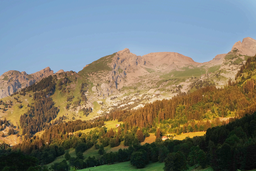
#> input picture 1007.png, 256 x 171 px, shrunk from 1600 x 1066 before the run
$ jupyter execute stegano.ipynb   (shell and % lines are left out)
#> lines starting #> are read from the running program, lines starting #| are printed output that depends on the picture
# **Лабораторная работа "Стеганография"**

[cell 1]
import cv2
import numpy as np
import matplotlib.pyplot as plt

## Разбиение изображения на биты

Каждый пиксель изображения содержит три цветовых канала `RGB`, где каждый канал представлен 8-битным числом от 0 до 255. Метод `LSB` использует младшие биты этих каналов для скрытия данных.

Например, если мы шифруем информацию двумя битами, то наш текст будет храниться в последних двух битах оригинального изображения до шифрования.

Возьмем пиксель со значениями:

- Красный канал: 173 (в двоичной системе `10101101`)
- Зеленый канал: 210 (`11010010`)
- Синий канал: 95 (`01011111`)

Если мы хотим спрятать символ `"A"`, который в бинарном виде выглядит как `01000001`, мы разбиваем его на четыре двухбитных фрагмента: `01`, `00`, `00`, `01`. Затем подставляем эти фрагменты вместо двух младших битов в цветовых каналах:

После внедрения получаем:

- Красный: `10101101` → `10101101` (без изменений, так как последние два бита уже `01`)
- Зеленый: `11010010` → `11010000` (последние два бита заменены на `00`)
- Синий: `01011111` → `01011101` (последние два бита заменены на `01`)

Таким образом, мы спрятали весь символ `"A"` всего в одном пикселе, используя по два младших бита из каждого цветового канала.

[cell 2]
# Путь к фотографии
path_image = '../1007.png'

image = cv2.imread(path_image)
#> image is the input picture: shape (171, 256, 3); mean B, G, R 112.3, 123.4, 123.9
image_rgb = cv2.cvtColor(image, cv2.COLOR_BGR2RGB)

[cell 3]
plt.imshow(image_rgb)
plt.title("Зашифрованное изображение")
plt.xticks([])
plt.yticks([])
plt.show()

Создаем битовые плоскости изображения:

- Каждый пиксель раскладываем на 8 бит
- Для n-го бита строится бинарная матрица:
- - Если n-й бит = 1 → черный пиксель
- - Если n-й бит = 0 → белый пиксель

Таким образом получаем `3n` монохромных изображений, где каждое показывает распределение конкретного бита по всему изображению. Младшие биты (LSB) обычно выглядят как случайный шум, а старшие содержат основную структурную информацию изображения.

[cell 4]
colors = {0: 'red', 1: 'green', 2: 'blue'}

def rastr(image: np.ndarray, color: int, bit: int) -> np.ndarray:
    ysize, xsize = image.shape[:2]
    image_result = np.zeros((ysize, xsize))

    for i in range(ysize):
        for j in range(xsize):
            image_result[i][j] = image[i][j][color] & bit
    return image_result

[cell 5]
bit_max = 8

plt.figure(figsize=(40,80))
for bit in range(bit_max):
    for color_idx, color_name in colors.items():
        plt.subplot(bit_max, 3, bit * 3 + color_idx + 1)

        plt.title(f"Бит: {bit}\nЦвет: {color_name}")
        plt.imshow(rastr(image_rgb, color_idx, bit), cmap='gray')
        plt.xticks([])
        plt.yticks([])

plt.show()
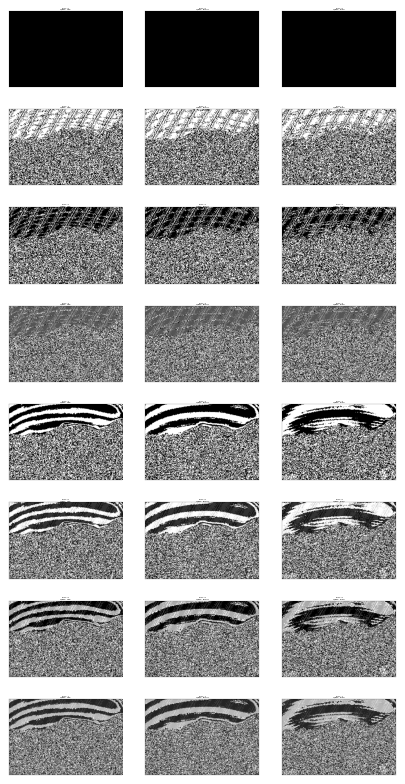
#> figure drawn by matplotlib, 24 panels

[cell 6]
color_temp, bit_temp = 1, 2

plt.title(f"Бит: {bit_temp}\nЦвет: {colors.get(color_temp)}")
plt.imshow(rastr(image_rgb, color_temp, bit_temp), cmap='gray')
#> after the loop in rastr (call 25), `for i in range(ysize):`:
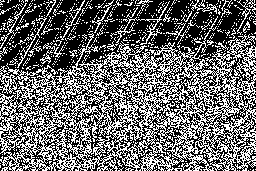
#> image_result: shape (171, 256) float64; values 0 (black) and 2 (white), 41.3% white in thin lines or dots
plt.xticks([])
plt.yticks([])
plt.show()

## **Гистограмма**

[cell 7]
def channel(index: int = 0):
#> called with index = 0
    ysize, xsize = image_rgb.shape[:2]
#> ysize = 171; xsize = 256
    hist = np.zeros(256)

    for line in image_rgb:
        for pixel in line:
            # Исправлено: pixel[index] уже дает значение 0-255
            hist[pixel[index]] += 1  # убрал -1
#> after the loop, hist = 256 values, max 2405 at index 129, min 0 at index 0, mean 171

    return hist

# Получаем гистограммы
r_hist = channel(0)
#> r_hist has the same summary as hist in channel
g_hist = channel(1)
#> g_hist = 256 values, max 3574 at index 169, min 0 at index 0, mean 171
b_hist = channel(2)
#> b_hist = 256 values, max 4346 at index 209, min 0 at index 0, mean 171

print("Red channel histogram sums:", np.sum(r_hist))
#| Red channel histogram sums: 43776.0

# Построение гистограмм - ПРАВИЛЬНЫЙ способ
plt.figure(figsize=(8, 8))

# Способ 1: Использовать готовые гистограммы как данные
plt.subplot(3, 1, 1)
plt.plot(range(256), r_hist, color='red', alpha=0.7)
plt.title('Красный')
plt.xlim([0, 255])
plt.xlabel('')

plt.subplot(3, 1, 2)
plt.plot(range(256), g_hist, color='green', alpha=0.7)
plt.title('Зеленый')
plt.xlim([0, 255])

plt.subplot(3, 1, 3)
plt.plot(range(256), b_hist, color='blue', alpha=0.7)
plt.title('Синий')
plt.xlim([0, 255])

plt.tight_layout()
plt.show()
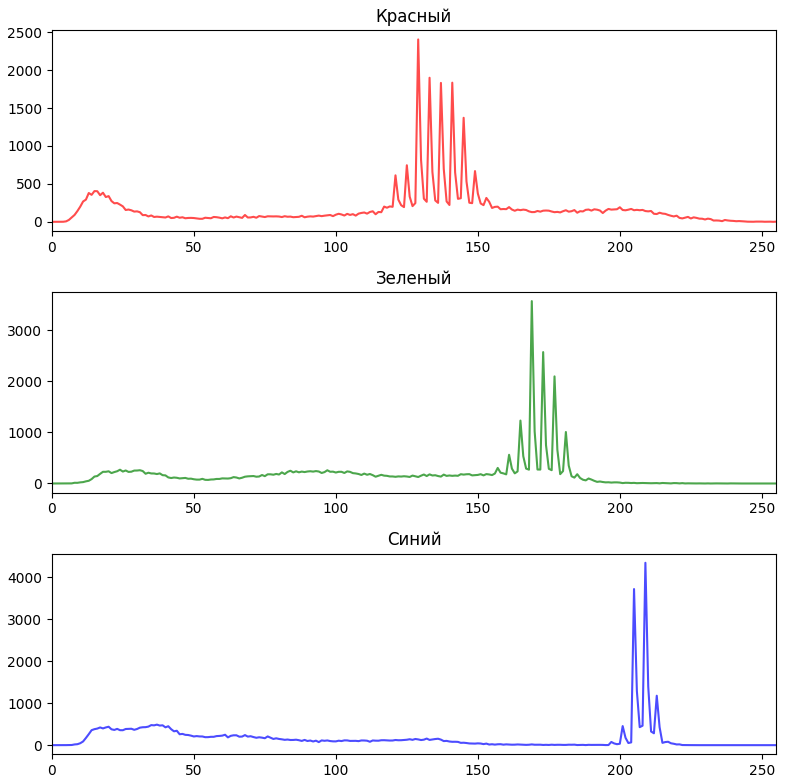
#> figure drawn by matplotlib, 3 panels; panel 1: curve peaks at x = 129, y = 2405; panel 2: curve peaks at x = 169, y = 3574; panel 3: curve peaks at x = 209, y = 4346

## **Серые оттенки**

[cell 8]
def image_to_grey(image):
    ysize, xsize = image_rgb.shape[:2]
#> ysize = 171; xsize = 256
    image_grey = np.zeros((ysize, xsize))

    for i in range(ysize):
        for j in range(xsize):
            r, g, b = image[i][j]
            temp_grey = (r + g + b) / 3
            image_grey[i][j] = temp_grey
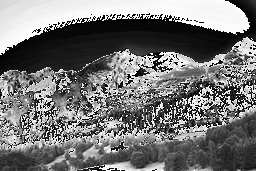
#> image_grey: shape (171, 256) float64; min 0, max 85, mean 39.1; drawn with min black and max white

    return image_grey

image_grey = image_to_grey(image_rgb)

plt.imshow(image_grey, cmap='gray')
plt.show()

## **Дешифровка (LSB)**

Для дешифрования сделаем:

1) Приведем двумерный массив к одномерному;
2) Создадим список для хранения зашифрованных битов по трем каналам;
3) Полученный массив разделяем на 8 битов и приводим к текстовому формату (например по кодеровке UTF-8).

[cell 9]
def lsb(image: np.ndarray, bit: int) -> str:
#> called with bit = 2
    line = image.reshape(-1, 3)

    bit_list = []
    for pixel in line:
        r, g, b = pixel
        for chanel in (r, g, b):
            bit_list.extend([(chanel >> i) & 1 for i in range(bit-1, -1, -1)])
#> this loop made 43776 passes
#> (r, g, b) on passes 1 to 3: (117, 154, 198), (117, 153, 197), (117, 153, 197)
#> after the loop, bit_list = 262656 items

    bit_data = bytearray()
    for i in range(0, len(bit_list), 8):
        if i + 8 > len(bit_list):
            break
        val = 0
        for j in range(8):
            val = (val << 1) | bit_list[i + j]
        bit_data.append(val)
#> this loop made 32832 passes
#> i on passes 2 to 4: 8, 16, 24

    try:
        text = bit_data.decode('utf-8', errors='replace')
        return "Текст (UTF-8):", text.split('\x00')[0]
    except:
        text = bit_data.decode('latin1', errors='replace')
        return "Текст (Latin-1):", text.split('\x00')[0]


with open('test.txt', 'w') as file:
    file.writelines(lsb(image_rgb, 2))

$ run again, with 1015.png copied over 1007.png
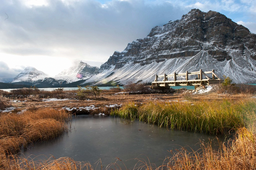
#> input picture 1015.png, 256 x 170 px, shrunk from 1023 x 681 before the run
#> image is the input picture: shape (170, 256, 3); mean B, G, R 117.9, 123.9, 128.9
#> after the loop in rastr (call 25), `for i in range(ysize):`:
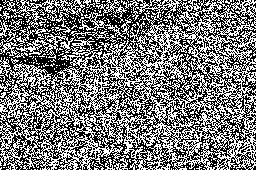
#> image_result: shape (170, 256) float64; values 0 (black) and 2 (white), 47.6% white in thin lines or dots
#> after the loop in channel, `for line in image_rgb:`: hist = 256 values, max 723 at index 253, min 1 at index 1, mean 170
#> r_hist has the same summary as hist in channel
#> g_hist = 256 values, max 697 at index 253, min 1 at index 7, mean 170
#> b_hist = 256 values, max 695 at index 253, min 10 at index 255, mean 170
#| Red channel histogram sums: 43520.0
#> after the loop in image_to_grey, `for i in range(ysize):`:
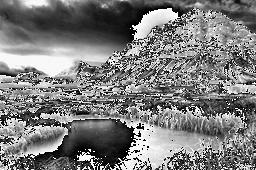
#> image_grey: shape (170, 256) float64; min 0, max 85, mean 41.4; drawn with min black and max white
#> the loop in lsb, `for pixel in line:` made 43520 passes
#> (r, g, b) on passes 1 to 3: (186, 201, 225), (185, 201, 226), (187, 203, 229)
#> after the loop in lsb, `for pixel in line:`: bit_list = 261120 items
#> the loop in lsb, `for i in range(0, len(bit_list), 8):` made 32640 passes
#> i on passes 2 to 4: 8, 16, 24
